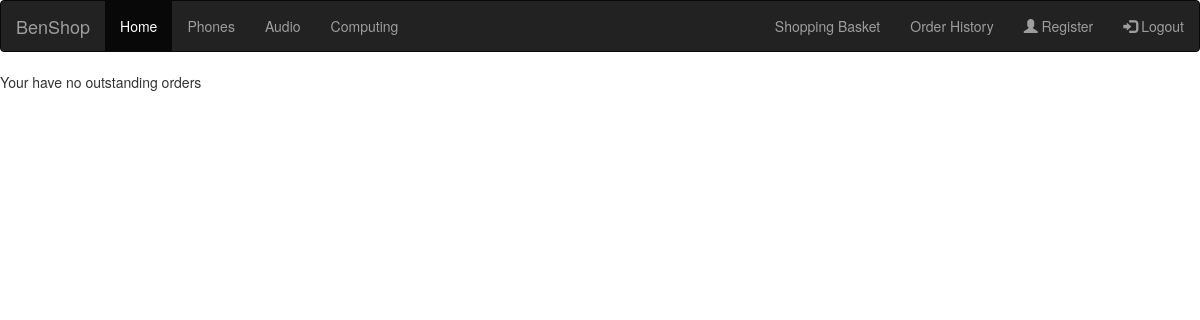
Before: /orderhistory/ (signed in) with the older database file.
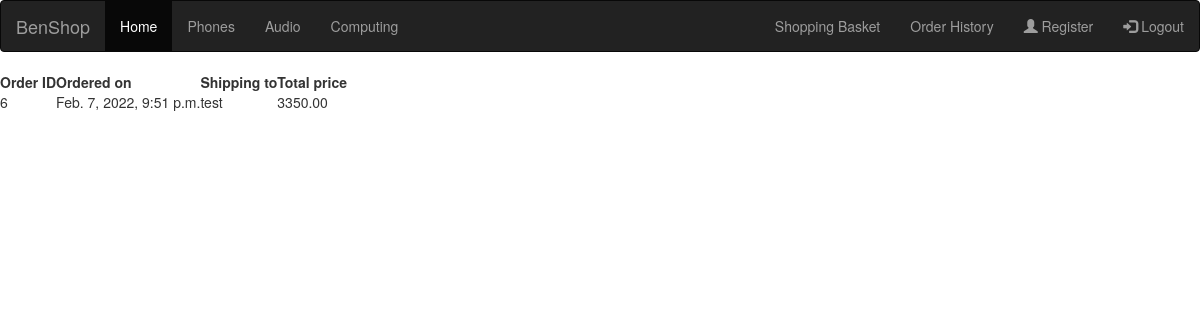
After: the same page with the newer database file.
### benshop/models.py (models this page shows)
class Order(models.Model):
    id = models.AutoField(primary_key=True)
    date_ordered = models.DateTimeField(auto_now_add=True)
    basket_id = models.ForeignKey(Basket, on_delete=models.CASCADE)
    user_id = models.ForeignKey(APIUser, on_delete=models.CASCADE)
    total_price = models.DecimalField(max_digits=6, decimal_places=2, default=0.0)
    shipping_addr = models.TextField(default="")

### benshop/views.py (the view)
# urls.py: path('orderhistory/', views.previous_orders, name="order_history"),
@login_required
def previous_orders(request):
    user = request.user
    orders = Order.objects.filter(user_id=user)
    if not orders.exists():
        return render(request, 'previous_orders.html', {'empty':True})
    return render(request, 'previous_orders.html', {'orders':orders})

### benshop/templates/previous_orders.html (shortened to what this page needs)
{% extends 'base.html' %}
{% block content %}
{% if empty %}
    <p>Your have no outstanding orders</p>
{% else %}
<table>
    <thead>
        <tr>
            <th>Order ID</th>
            <th>Ordered on</th>
            <th>Shipping to</th>
            <th>Total price</th>
        </tr>
    </thead>
    <tbody>
        {% for ord in orders %}
            <tr>
                <td>{{ ord.id }}</td>
                <td> {{ ord.date_ordered }}</td>
                <td> {{ ord.shipping_addr  }}</td>
                <td> {{ord.total_price }}</td>
            </tr>
        {% endfor %}
    </tbody>
</table>
{% endif %}
{% endblock %}

Changed rows visible on the page:
added Order: id "6", date_ordered "Feb. 7, 2022, 9:51 p.m.", shipping_addr "test", total_price "3350.00"
Other visible differences:
text no longer shown: "Your have no outstanding orders"
text now shown: "Order ID Ordered on Shipping to Total price"
